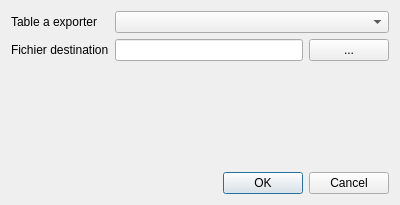
<?xml version="1.0" encoding="UTF-8"?>
<ui version="4.0">
 <class>Dialog</class>
 <widget class="QDialog" name="Dialog">
  <property name="geometry">
   <rect>
    <x>0</x>
    <y>0</y>
    <width>400</width>
    <height>205</height>
   </rect>
  </property>
  <property name="windowTitle">
   <string>Dialog</string>
  </property>
  <layout class="QGridLayout" name="gridLayout">
   <item row="1" column="0">
    <widget class="QLabel" name="label_3">
     <property name="text">
      <string>Fichier destination</string>
     </property>
    </widget>
   </item>
   <item row="0" column="0">
    <widget class="QLabel" name="label">
     <property name="text">
      <string>Table a exporter</string>
     </property>
    </widget>
   </item>
   <item row="1" column="1">
    <widget class="QLineEdit" name="lineEdit_nom"/>
   </item>
   <item row="1" column="2">
    <widget class="QPushButton" name="pushButton_filechoose">
     <property name="text">
      <string>...</string>
     </property>
    </widget>
   </item>
   <item row="0" column="1" colspan="2">
    <widget class="QComboBox" name="comboBox_type"/>
   </item>
   <item row="2" column="1">
    <spacer name="verticalSpacer">
     <property name="orientation">
      <enum>Qt::Vertical</enum>
     </property>
     <property name="sizeHint" stdset="0">
      <size>
       <width>20</width>
       <height>40</height>
      </size>
     </property>
    </spacer>
   </item>
   <item row="3" column="0" colspan="3">
    <widget class="QDialogButtonBox" name="buttonBox">
     <property name="orientation">
      <enum>Qt::Horizontal</enum>
     </property>
     <property name="standardButtons">
      <set>QDialogButtonBox::Cancel|QDialogButtonBox::Ok</set>
     </property>
    </widget>
   </item>
  </layout>
 </widget>
 <resources/>
 <connections>
  <connection>
   <sender>buttonBox</sender>
   <signal>accepted()</signal>
   <receiver>Dialog</receiver>
   <slot>accept()</slot>
   <hints>
    <hint type="sourcelabel">
     <x>248</x>
     <y>254</y>
    </hint>
    <hint type="destinationlabel">
     <x>157</x>
     <y>274</y>
    </hint>
   </hints>
  </connection>
  <connection>
   <sender>buttonBox</sender>
   <signal>rejected()</signal>
   <receiver>Dialog</receiver>
   <slot>reject()</slot>
   <hints>
    <hint type="sourcelabel">
     <x>316</x>
     <y>260</y>
    </hint>
    <hint type="destinationlabel">
     <x>286</x>
     <y>274</y>
    </hint>
   </hints>
  </connection>
 </connections>
</ui>
